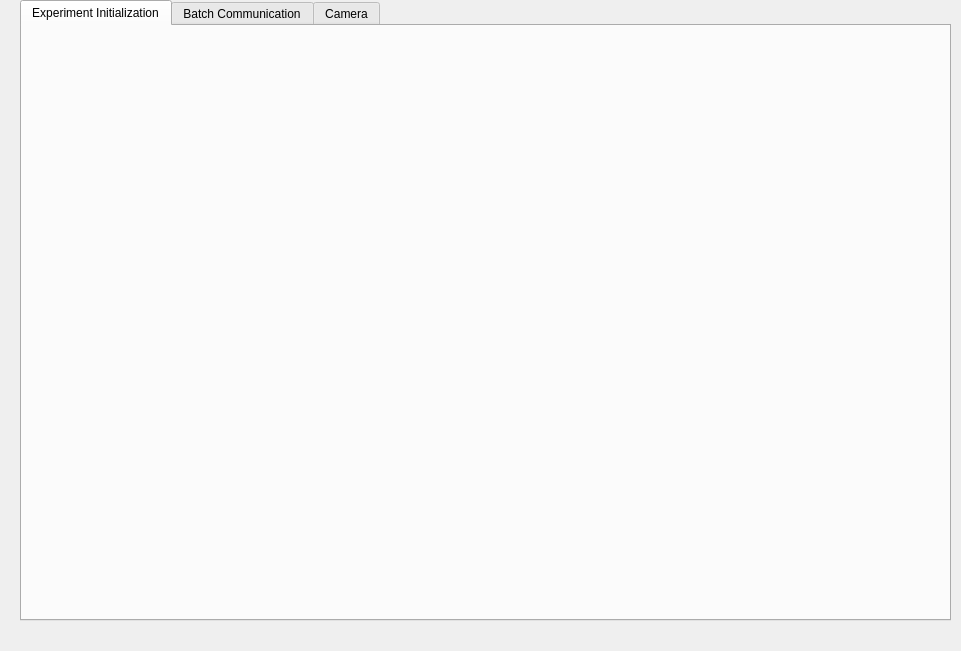
<?xml version="1.0" encoding="UTF-8"?>
<ui version="4.0">
 <class>Config_Widget</class>
 <widget class="QWidget" name="Config_Widget">
  <property name="geometry">
   <rect>
    <x>0</x>
    <y>0</y>
    <width>961</width>
    <height>651</height>
   </rect>
  </property>
  <property name="windowTitle">
   <string>Form</string>
  </property>
  <widget class="QTabWidget" name="Notebook">
   <property name="geometry">
    <rect>
     <x>20</x>
     <y>0</y>
     <width>931</width>
     <height>621</height>
    </rect>
   </property>
   <property name="tabShape">
    <enum>QTabWidget::Rounded</enum>
   </property>
   <property name="currentIndex">
    <number>0</number>
   </property>
   <widget class="QWidget" name="experiment_initialization">
    <attribute name="title">
     <string>Experiment Initialization</string>
    </attribute>
   </widget>
   <widget class="QWidget" name="batch_communication">
    <attribute name="title">
     <string>Batch Communication</string>
    </attribute>
   </widget>
   <widget class="QWidget" name="camera">
    <attribute name="title">
     <string>Camera</string>
    </attribute>
   </widget>
  </widget>
 </widget>
 <resources/>
 <connections/>
</ui>
